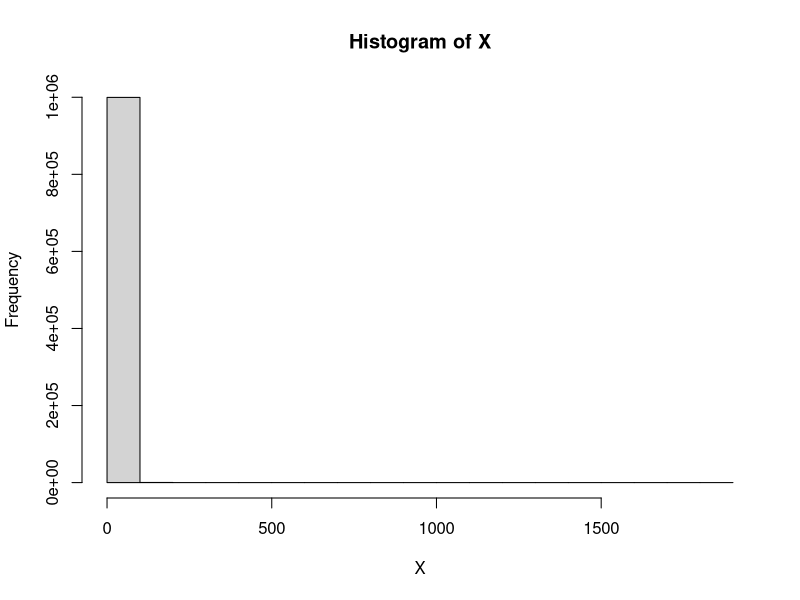
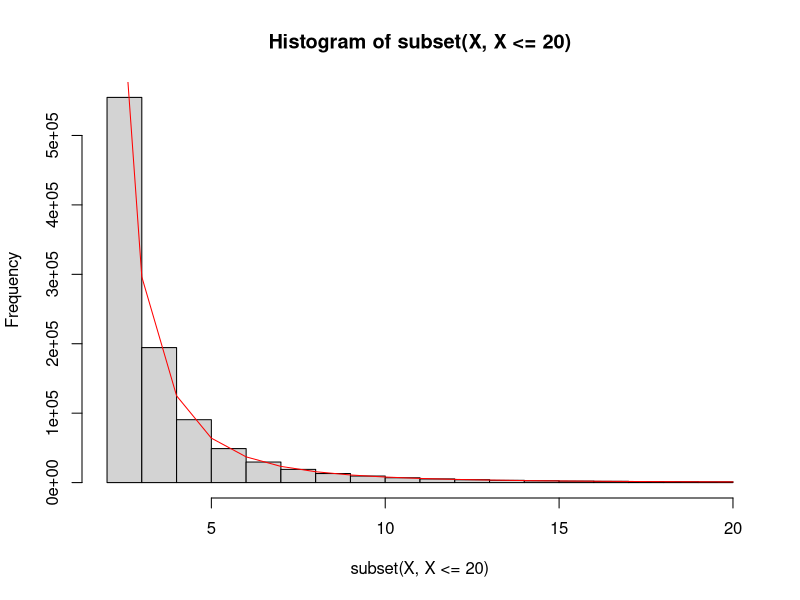
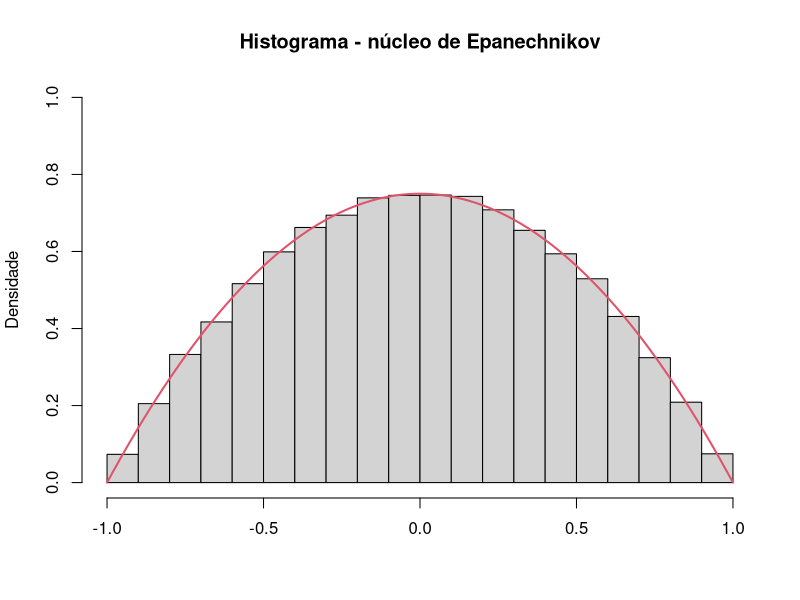

These charts were generated, in order, by the following R code: (Note: this script raises an error after producing the figures.)
## ---- chunk 1
# <r code> ========================================================== #
library(knitr)

opts_chunk$set(cache=TRUE
               , cache.path="cache/"
               , fig.path="iBagens/"
               , dpi=100
               , fig.align="center"
               , comment=NA
               , warning=FALSE
               , error=FALSE
               , message=FALSE)

options(width=100)
# </r code> ========================================================= #
## ---- chunk 2



func.inver <- function(a,b,Nsimu = 1e6){
# Difine intervalos (a,b) e gera Nsimu variáveis

  # Gerar Nsimu uniformes (a,b)
  u <-runif(Nsimu)  

  # Gerar Nsimu variáveis aleatórias pela inversão
  gx = b/((1-u)^(1/a))
  
  return(gx)
  
}

## ---- chunk 3

set.seed(42017)
X = func.inver(2,2)

## ---- chunk 4
hist(X)
## ---- chunk 5
  # Densidade da Pareto(2,2)
  dpareto=function(x, a=2, b=2) a*b^a/x^(a+1)

## ---- chunk 6
# Histograma das variáveis geradas
hist(subset(X, X <= 20)) 
# Curva da distribuição teórica da Pareto(2,2)
lines(2:20, dpareto(2:20)*1e6, col = "red")
## ---- chunk 7
# densidade Epanechnikov
d_epach = function(x) 3*(1 - x^2)/4
# função para gerar variáveis aleatórias com distribuição Epanechnikov
r_epach = function(n){
  v = rep(0,n)
  for(i in 1:n){
    u1 = runif(1,-1,1); u2 = runif(1,-1,1); u3 = runif(1,-1,1);
    if((abs(u3)>abs(u2))&&(abs(u3)>abs(u1))){
      v[i] = u2
    }else{
      v[i] = u3
    }
  }
  return(v)
}

# histograma de uma amostra da Epanechnikov e a densidade verdadeira
hist(r_epach(100000),prob=TRUE,main="Histograma - núcleo de Epanechnikov",
     ylim=c(0,1),ylab="Densidade",xlab="")
curve(d_epach, xlim=c(-1,1),add=TRUE,col=2,lwd=2)
## ---- chunk 8
gini=function(n,dist){
  if ((dist< 1) | (dist >3)) stop("Valor interios deve estar entre 1 e 3!")
  ki=NULL
  gi=NULL
  m=dist
  if(m==1){
  xb=mean(rlnorm(100,0,1))  
  u=c(sort(rlnorm(n,0,1)))
  } else 
      if (m==2){
        xb=mean(runif(100,0,1))  
        u=c(sort(runif(n,0,1)))
      } else 
        if (m==3){
          xb=mean(rbinom(100,1,0.5))  
          u=c(sort(rbinom(n,1,0.5)))
        } 
      for(i in 1:n){
        ki=c(ki,(2*i-n-1)*u[i]) 
        gi=c(gi,sum(ki)/(n^2*xb))
      }
  return(gi)
}

## ---- chunk 9
gin1=gini(1000,1) #Lognormal
gin2=gini(1000,2) #Uniforme
gin3=gini(1000,3) #Binomial

## ---- chunk 10
xbar1=mean(gin1) 
xbar2=mean(gin2) 
xbar3=mean(gin3) 
md1=median(gin1)
md2=median(gin2)
md3=median(gin3)
qt1=quantile(gin1,seq(0,1,0.1))
qt2=quantile(gin2,seq(0,1,0.1))
qt3=quantile(gin3,seq(0,1,0.1))
## ---- chunk 11


################################ QUESTÃO 5 #####################################


n = 1000 # tamanho de cada amostra

j = 1 # contador do número de amostras (escolhi, arbitrariamente, 10000)

r = 1 # registro relacionado a cada uma das amostras, para média amostral 
	# xbar[r] = mean(x), constante de Gini ghatC[r] = 1/(n^2*xbar[r]), 
	# e o somatório de 1 a n somaAmost[i]=(2*i-n-1)*xi[i], da fórmula de Gini 
	# como função das estatísticas de ordem.

xbar=0
ghatC=0
G=0  
somaTot=0

while(j<=10000){	# cálculo das j (10000) estimativas Gini 

	x=rlnorm(n, meanlog = 0, sdlog = 1) # gera amostra aleatória lognormal
	xbar[r]=mean(x)				# calcula x barra
	ghatC[r]=(1/(n^2*xbar[r]))		# calcula a constante

		xi=sort(x)				# ordena a amostra gerada

			somaAmost=0				# laço para cálculo do somatório
			for (i in 1:n)	{			 	
			somaAmost[i]=(2*i-n-1)*xi[i]		
						}			

			somaTot[r]=sum(somaAmost)	# registrando cada um dos somatórios

				G[j]=ghatC[r]*somaTot[r]	# cálculo da estimativa G
					
					j=j+1
					r=r+1

		}

#### Construindo o IC ((1-alpha)*100%) para G

media=mean(G)
desvio=sd(G)	# desvio padrão das estimativas G
zneg=-1.96		# z para alfa=0.025
zpos=1.96		# z para alfa=0.975

inf=media+zneg*desvio		# limite inferior do intervalo 
sup=media+zpos*desvio		# limite superior do intervalo

table(G<inf)	# se TRUE, valor simulado está abaixo do intervalo inferior
a=matrix(table(G<inf))

table(G>sup)	# se TRUE, valor simulado está acima do intervalo superior
b=matrix(table(G>sup))

#### valor (%) simulado fora do intervalo de 95%

percent=100*((a[2,1]+b[2,1])/10000)	
percent



#################################### FIM ######################################

## ---- chunk 12
# <r code> ========================================================== #
## Criando a função que gera as amostras,
## calcula a estatística do teste e obtém as taxas do Erro Tipo 1
ex6 <- function(type = "normal", size, mu = 1, m = 10000, alpha = .05){
  t.stat <- replicate(m, {
    switch(type
           , normal = {x <- rnorm(n = size, mean = 1, sd = .25)}
           , chi = {x <- rchisq(n = size, df = 1)}
           , unif = {x <- runif(n = size, min = 0, max = 2)}
           , expo = {x <- rexp(n = size, rate = 1)}
           )
    ( mean(x) - mu ) / ( sd(x) / sqrt(size) )
  })
  mean( t.stat > qt(1 - alpha, size - 1) )
# </r code> ========================================================= #
}
## ---- chunk 13
# <r code> ========================================================== #
## Gerando as amostras,
## calculando a estatística do teste e obtendo as taxas do Erro Tipo 1
set.seed(93)

results <- data.frame(
  `Distribuição` = rep(
    c("Normal", "Chi quadrado", "Uniforme", "Exponencial"), each = 3)
  , `Tamanho amostral` = rep(c("20", "100", "500"), 4)
  , `Taxa empírica` = c(
    unlist(lapply(c(20, 100, 500), ex6, type = "normal"))
    , unlist(lapply(c(20, 100, 500), ex6, type = "chi"))
    , unlist(lapply(c(20, 100, 500), ex6, type = "unif"))
    , unlist(lapply(c(20, 100, 500), ex6, type = "expo"))
  ))
results$`Distribuição` <-
  with(results
       , factor(`Distribuição`, levels(`Distribuição`)[c(3, 1, 4, 2)]))
results$`Tamanho.amostral` <-
  with(results, factor(
    `Tamanho.amostral`, levels(`Tamanho.amostral`)[c(2, 1, 3)]))
results
# </r code> ========================================================= #
## ---- chunk 14
# <r code> ========================================================== #
## Visualizando os resultados graficamente
library(latticeExtra)

barchart(`Taxa.empírica` ~ `Tamanho.amostral` | `Distribuição`
         , data = results
         , horizontal = FALSE
         , border = "transparent"
         , col = "#0080ff"
         , scales = list(y = list(draw = FALSE))
         , xlab = "Tamanho amostral"
         , ylab = list("Erro Tipo I", rot = 0)
         , main = "Taxa empírica do Erro Tipo I do teste-t"
         , strip = strip.custom(bg = "white")
         , ylim = c(0, max(results$`Taxa.empírica`) + .005)
         , layout = c(4, 1)
         , panel = function(...){
           panel.barchart(...)
           args <- list(...)
           panel.text(args$x, args$y, args$y, pos = 3)
         })
# </r code> ========================================================= #
## ---- chunk 15

n <- 1e7
y <- runif(n, 0, 1) #gerando U[0,1]
gx <- sin(y*(pi/3)) #aplicando na função
gb <- mean(gx) # calculando a média
theta <- gb*(pi/3) #estimativa da integral pelo método de Monte Carlo
theta

valor_exato  <- (-cos(pi/3)+cos(0)) #Valor exato da integral
valor_exato

## ---- chunk 16
#usando uniformes (0,1)

m <-1000;
n <-200;
x <-1.5;
alpha=0.05;
cdf <- replicate(m, {
  u <-runif(n)
  g<-(x*exp((-(u*x)^2)/2))/sqrt(2*pi)
  mean(g)+0.5})
media1 <- mean(cdf);
v1<- var(cdf);
ic1<-round(media1 + c(-1,1) * qnorm(1-alpha/2,mean=0,sd=1) * sqrt(v1/m), 4)
print(media1)
print(v1)
print(ic1)


## ---- chunk 17
#Usando uniformes (0,x)

x <- 1.5;
n <-1000;
m <-200;
alpha=0.05;
cdf <- replicate(m, {
  u <-runif(n, 0, x)
  g<-(exp((-(u)^2)/2))/sqrt(2*pi)
  x*mean(g)+0.5})
media2 <- mean(cdf);
v2<- var(cdf);
ic2<-round(media2 + c(-1,1) * qnorm(1-alpha/2,mean=0,sd=1) *sqrt(v2/m), 4)
print(media2)
print(v2)
print(ic2)
## ---- chunk 18
m = 1e6
U = runif(m/2)
## ---- chunk 19
theta.estimado <- function(U){

  y =exp(-U)/(1+U^2)
  w =exp(U-1)/(1+(1-U)^2)
  return(mean((y+w)/2))
}

theta.estimado(U)
## ---- chunk 20
theta.sem.red <- function(U){
  fx =exp(-U)/(1+U^2)
  return(mean(fx))
}
mc1 = replicate(1000, theta.sem.red(runif(1000)))
mc2 = replicate(1000, theta.estimado(runif(1000)))

## ---- chunk 21
round(100*(var(mc1)-var(mc2))/var(mc1), 2)
## ---- chunk 22
MCNormTruncX2 <- function(n,lower=1,upper=Inf,media=0,dp=1){
# verificando se o pacote truncnorm precisa ser instalado
if("truncnorm" %in% rownames(installed.packages())==FALSE)
{install.packages("truncnorm");library(truncnorm)}
  else library(truncnorm)
  
rtn      <- rtruncnorm(n=n,a=lower,b=upper,mean=media,sd=dp)
int1     <- ((rtn^2)*dnorm(x=rtn,mean=media,sd=dp))/dtruncnorm(x=rtn,
        a=lower,b=upper,mean=media,sd=dp)
impMC1   <- mean(int1)
varinf1  <- var(int1)/n

result   <- list(thetahat = impMC1,
                 varhat   = varinf1)
return(result)
}
cbind(rbind(MCNormTruncX2(n=100),MCNormTruncX2(n=1e4),MCNormTruncX2(n=1e6)),c(100,1e4,1e6))
